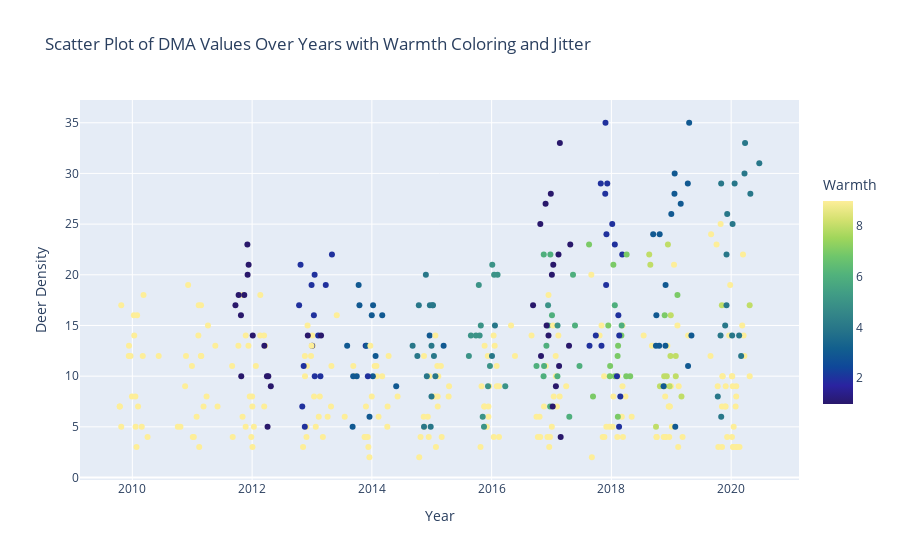

Notebook source saved alongside this figure:
### Code cell
# Add jitter to the Year values
df_melted['Year'] += np.random.uniform(-0.1, 0.1, size=len(df_melted))

# Create a scatter plot with jitter and color based on warmth
fig = px.scatter(df_melted, x='Year', y='Deer Density', color='Warmth', color_continuous_scale='haline', title='Scatter Plot of DMA Values Over Years with Warmth Coloring and Jitter')

# # Add yearly average lines
# fig.add_trace(go.Scatter(x=yearly_avg['Year'], y=yearly_avg['Deer Density'], mode='lines+markers', name='Yearly Average', line=dict(color='black', width=2)))
# fig.add_trace(go.Scatter(x=avg_2010['Year'], y=avg_2010['Deer Density'], mode='lines+markers', name='Avg Starting 2010', line=dict(color='pink', width=2)))
# fig.add_trace(go.Scatter(x=avg_2012['Year'], y=avg_2012['Deer Density'], mode='lines+markers', name='Avg Starting 2012', line=dict(color='grey', width=2)))
# fig.add_trace(go.Scatter(x=avg_2017['Year'], y=avg_2017['Deer Density'], mode='lines+markers', name='Avg Starting 2017', line=dict(color='blue', width=2)))
fig.update_layout(height=800)

fig.update_layout(coloraxis_colorbar=dict(lenmode="fraction", len=0.65))

fig.show()

### Figure 1 — Plotly figure (JSON) as saved in the notebook; plotly's stock layout.template omitted (floating-point values rounded to 4 significant figures; data arrays with more than 128 entries replaced by an {"elided": "..."} marker saying what was removed)
{"data": [{"hovertemplate": "Year=%{x}<br>Deer Density=%{y}<br>Warmth=%{marker.color}<extra></extra>", "legendgroup": "", "marker": {"color": {"elided": "430 int values"}, "coloraxis": "coloraxis", "symbol": "circle"}, "mode": "markers", "name": "", "orientation": "v", "showlegend": false, "type": "scatter", "x": {"elided": "430 float values"}, "xaxis": "x", "y": {"elided": "430 int values"}, "yaxis": "y"}], "layout": {"autosize": true, "coloraxis": {"colorbar": {"len": 0.65, "lenmode": "fraction", "title": {"text": "Warmth"}}, "colorscale": [[0, "rgb(41, 24, 107)"], [0.09091, "rgb(42, 35, 160)"], [0.1818, "rgb(15, 71, 153)"], [0.2727, "rgb(18, 95, 142)"], [0.3636, "rgb(38, 116, 137)"], [0.4545, "rgb(53, 136, 136)"], [0.5455, "rgb(65, 157, 133)"], [0.6364, "rgb(81, 178, 124)"], [0.7273, "rgb(111, 198, 107)"], [0.8182, "rgb(160, 214, 91)"], [0.9091, "rgb(212, 225, 112)"], [1, "rgb(253, 238, 153)"]]}, "legend": {"tracegroupgap": 0}, "title": {"text": "Scatter Plot of DMA Values Over Years with Warmth Coloring and Jitter"}, "xaxis": {"anchor": "y", "autorange": true, "domain": [0, 1], "range": [2009.0, 2021.0], "title": {"text": "Year"}, "type": "linear"}, "yaxis": {"anchor": "x", "autorange": true, "domain": [0, 1], "range": [-0.08311, 37.08], "title": {"text": "Deer Density"}, "type": "linear"}}}
